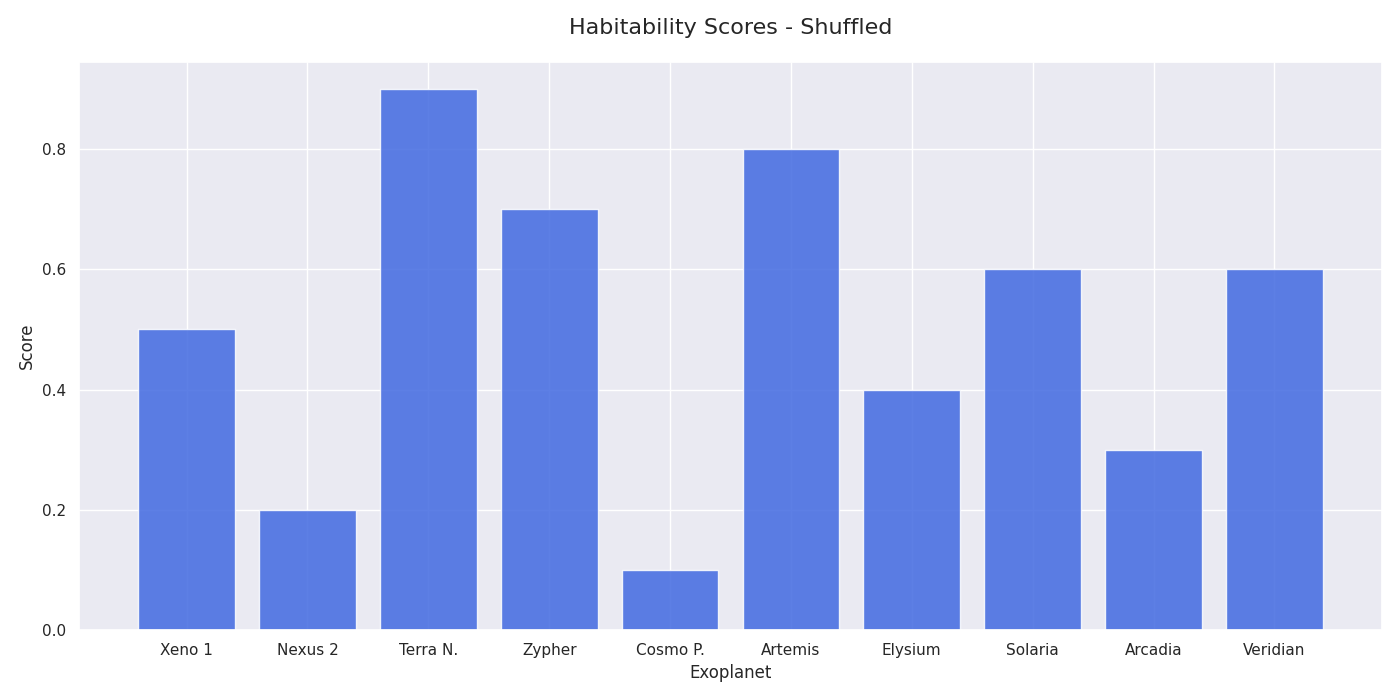

The script that drew this image:
import matplotlib.pyplot as plt
import numpy as np

exoplanets = ['Xeno 1', 'Nexus 2', 'Terra N.', 'Zypher', 'Cosmo P.',
              'Artemis', 'Elysium', 'Solaria', 'Arcadia', 'Veridian']
habitability_scores = np.array([0.8, 0.6, 0.9, 0.4, 0.5, 0.7, 0.3, 0.2, 0.6, 0.1])

# Shuffle the habitability_scores
shuffled_scores = np.array([0.5, 0.2, 0.9, 0.7, 0.1, 0.8, 0.4, 0.6, 0.3, 0.6])

plt.figure(figsize=(14, 7))
plt.bar(exoplanets, shuffled_scores, color='royalblue', alpha=0.85)

plt.title('Habitability Scores - Shuffled', fontsize=16, pad=20)
plt.xlabel('Exoplanet', fontsize=12)
plt.ylabel('Score', fontsize=12)

plt.tight_layout()
plt.show()
